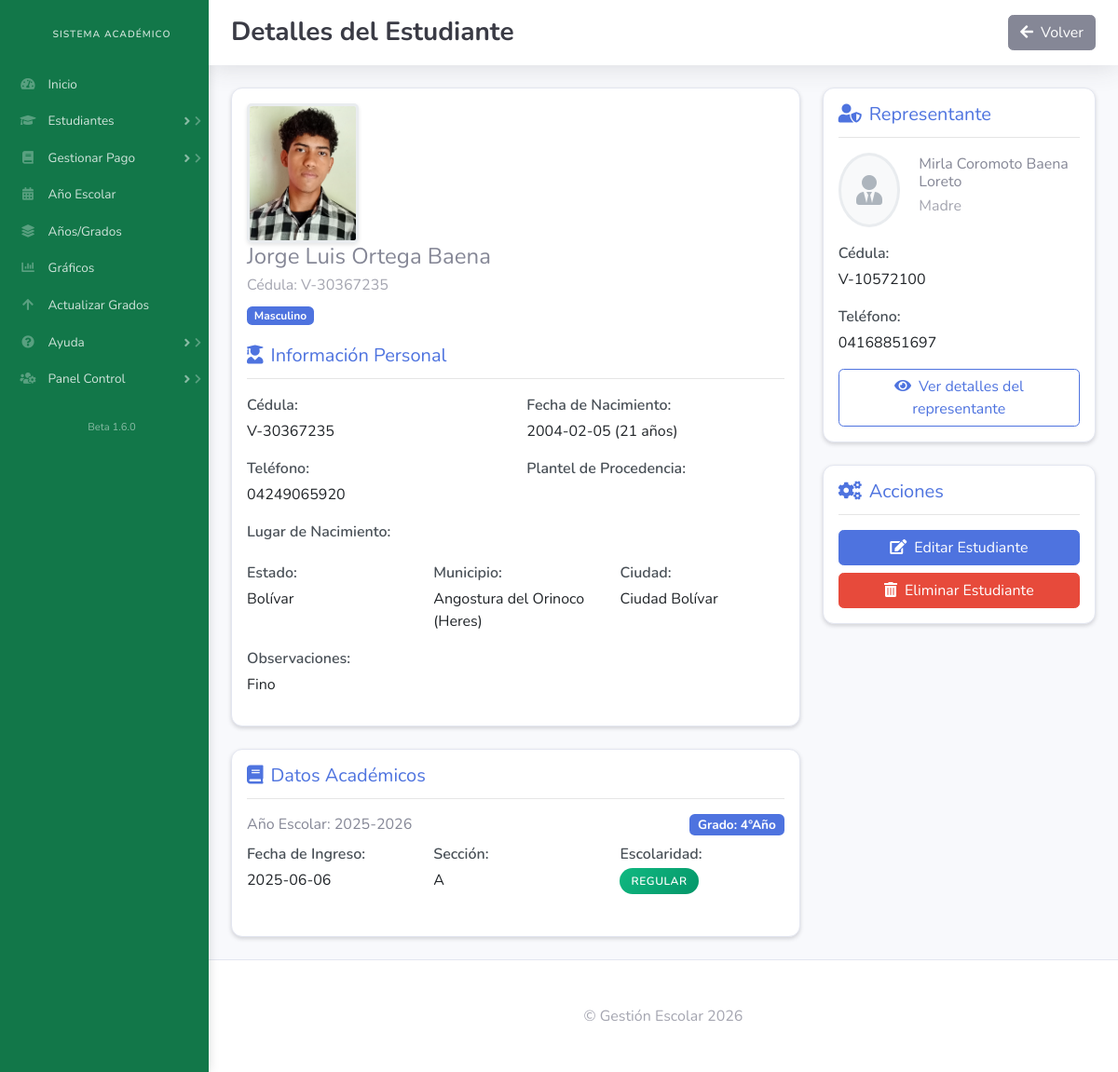
Screenshot of /ver_estudiante.php?id=69 (signed in) with the database file from the repository.
### tables this page shows
CREATE TABLE `estudiantes` (
  `id` int(11) NOT NULL AUTO_INCREMENT,
  `representante_id` int(11) DEFAULT NULL,
  `cedula` varchar(20) NOT NULL,
  `nombres` varchar(100) NOT NULL,
  `apellidos` varchar(100) NOT NULL,
  `sexo` enum('masculino','femenino') NOT NULL,
  `fecha_nacimiento` date NOT NULL,
  `edad` int(11) NOT NULL,
  `telefono` varchar(20) DEFAULT NULL,
  `observaciones` text DEFAULT NULL,
  `estado` varchar(100) NOT NULL,
  `municipio` varchar(100) NOT NULL,
  `localidad` varchar(100) NOT NULL,
  `plantel_procedencia` varchar(100) DEFAULT NULL,
  `foto` varchar(255) DEFAULT NULL,
  PRIMARY KEY (`id`)
);

CREATE TABLE `datos_academicos` (
  `id` int(11) NOT NULL AUTO_INCREMENT,
  `estudiante_id` int(11) NOT NULL,
  `fecha_ingreso` date NOT NULL,
  `escolaridad` enum('regular','pendiente','repitiente','doble_inscripcion','repite_pendiente','equivalencia') NOT NULL,
  `anio_grado_id` int(11) NOT NULL,
  `seccion` varchar(50) NOT NULL,
  `anio_escolar_id` int(11) NOT NULL,
  `promedio` decimal(5,2) DEFAULT NULL,
  PRIMARY KEY (`id`),
  KEY `estudiante_id` (`estudiante_id`),
  KEY `datos_academicos_ibfk_2` (`anio_grado_id`),
  CONSTRAINT `datos_academicos_ibfk_1` FOREIGN KEY (`estudiante_id`) REFERENCES `estudiantes` (`id`),
  CONSTRAINT `datos_academicos_ibfk_2` FOREIGN KEY (`anio_grado_id`) REFERENCES `anios_grados` (`id`)
);

CREATE TABLE `anios_escolares` (
  `id` int(11) NOT NULL AUTO_INCREMENT,
  `nombre` varchar(255) NOT NULL,
  `fecha_inicio` date NOT NULL,
  `fecha_fin` date NOT NULL,
  `activo` tinyint(1) DEFAULT 1,
  PRIMARY KEY (`id`)
);

CREATE TABLE `grados` (
  `id` int(11) NOT NULL AUTO_INCREMENT,
  `nombre` varchar(255) NOT NULL,
  PRIMARY KEY (`id`)
);

CREATE TABLE `representantes` (
  `id` int(11) NOT NULL AUTO_INCREMENT,
  `cedula` varchar(20) NOT NULL,
  `nombres` varchar(100) NOT NULL,
  `apellidos` varchar(100) NOT NULL,
  `fecha_nacimiento` date NOT NULL,
  `edad` int(11) NOT NULL,
  `nacionalidad` varchar(50) NOT NULL,
  `profesion_oficio` varchar(255) DEFAULT NULL,
  `telefono` varchar(20) NOT NULL,
  `parentesco` varchar(50) NOT NULL,
  `parroquia` varchar(100) NOT NULL,
  `sector` varchar(100) NOT NULL,
  `direccion` text NOT NULL,
  `correo_electronico` varchar(100) DEFAULT NULL,
  `foto` varchar(255) DEFAULT NULL,
  PRIMARY KEY (`id`)
);

### ver_estudiante.php (the view, shortened to what the rows shown need)
<?php
include 'db.php';
$estudiante_id = $_GET['id'] ?? null;
$sql_estudiante = "SELECT e.*, r.nombres as rep_nombres, r.apellidos as rep_apellidos,
                  r.cedula as rep_cedula, r.telefono as rep_telefono, r.parentesco, r.foto as rep_foto
                  FROM estudiantes e
                  LEFT JOIN representantes r ON e.representante_id = r.id
                  WHERE e.id = ?";
$stmt = $conn->prepare($sql_estudiante);
$stmt->bind_param("i", $estudiante_id);
$stmt->execute();
$result_estudiante = $stmt->get_result();
$estudiante = $result_estudiante->fetch_assoc();
$sql_academico = "SELECT da.*, ag.grado_id, g.nombre as grado_nombre, ae.nombre as anio_escolar
                 FROM datos_academicos da
                 JOIN anios_grados ag ON da.anio_grado_id = ag.id
                 JOIN grados g ON ag.grado_id = g.id
                 JOIN anios_escolares ae ON da.anio_escolar_id = ae.id
                 WHERE da.estudiante_id = ?";
$stmt = $conn->prepare($sql_academico);
$stmt->bind_param("i", $estudiante_id);
$stmt->execute();
$result_academico = $stmt->get_result();
?>
<!DOCTYPE html>
<html data-bs-theme="light" lang="es">
<head>
    <link rel="stylesheet" href="assets/bootstrap/css/bootstrap.min.css">
    <link rel="stylesheet" href="assets/fonts/fontawesome-all.min.css">
</head>
<body id="page-top">
    <div id="wrapper">
        <div class="d-flex flex-column" id="content-wrapper">
            <div id="content">
                <div class="container-fluid">
                    <div class="row">
                        <div class="col-lg-8">
                            <div class="card info-card shadow-sm mb-4">
                                <div class="card-body">
                                    <div class="photo-container">
    <div class="avatar-container" style="cursor: pointer;" onclick="ampliarFoto('<?= htmlspecialchars($estudiante['foto']) ?>')">
        <?php if ($estudiante['foto']): ?>
            <img src="assets/img/uploads/<?= htmlspecialchars($estudiante['foto']) ?>"
                 class="avatar-carnet"
                 alt="Foto del estudiante">
        <?php else: ?>
            <div class="avatar-carnet avatar-placeholder">
                <i class="fas fa-user-graduate fa-2x"></i>
            </div>
        <?php endif; ?>
                                            <h4 class="mb-1"><?= htmlspecialchars($estudiante['nombres'] . ' ' . $estudiante['apellidos']) ?></h4>
                                            <p class="text-muted mb-2">Cédula: <?= htmlspecialchars($estudiante['cedula']) ?></p>
                                            <span class="badge bg-primary">
                                                <?= $estudiante['sexo'] === 'masculino' ? 'Masculino' : 'Femenino' ?>
                                            </span>
                                        </div>
                                    </div>
                                    <div class="row">
                                        <div class="col-md-6 mb-3">
                                            <p class="mb-1 info-label">Cédula:</p>
                                            <p class="mb-0 info-value"><?= htmlspecialchars($estudiante['cedula']) ?></p>
                                        </div>
                                        <div class="col-md-6 mb-3">
                                            <p class="mb-1 info-label">Fecha de Nacimiento:</p>
                                            <p class="mb-0 info-value"><?= htmlspecialchars($estudiante['fecha_nacimiento']) ?> (<?= $estudiante['edad'] ?> años)</p>
                                        </div>
                                        <div class="col-md-6 mb-3">
                                            <p class="mb-1 info-label">Teléfono:</p>
                                            <p class="mb-0 info-value"><?= htmlspecialchars($estudiante['telefono'] ?? 'No especificado') ?></p>
                                        </div>
                                        <div class="col-md-4 mb-3">
                                            <p class="mb-1 info-label">Estado:</p>
                                            <p class="mb-0 info-value"><?= htmlspecialchars($estudiante['estado']) ?></p>
                                        </div>
                                        <div class="col-md-4 mb-3">
                                            <p class="mb-1 info-label">Municipio:</p>
                                            <p class="mb-0 info-value"><?= htmlspecialchars($estudiante['municipio']) ?></p>
                                        </div>
                                        <div class="col-md-4 mb-3">
                                            <p class="mb-1 info-label">Ciudad:</p>
                                            <p class="mb-0 info-value"><?= htmlspecialchars($estudiante['localidad']) ?></p>
                                        </div>
                                        <div class="col-12 mb-3">
                                            <p class="mb-1 info-label">Observaciones:</p>
                                            <p class="mb-0 info-value"><?= htmlspecialchars($estudiante['observaciones'] ?? 'Ninguna') ?></p>
                                        </div>
                                    </div>
                                </div>
                            </div>
                            <div class="card info-card shadow-sm mb-4">
                                <div class="card-body">
                                    <?php if ($result_academico->num_rows > 0): ?>
                                        <?php while ($academico = $result_academico->fetch_assoc()): ?>
                                            <div class="mb-4">
                                                <div class="d-flex justify-content-between align-items-center mb-2">
                                                    <h6 class="mb-0">Año Escolar: <?= htmlspecialchars($academico['anio_escolar']) ?></h6>
                                                    <span class="badge bg-primary badge-custom">Grado: <?= htmlspecialchars($academico['grado_nombre']) ?></span>
                                                </div>
                                                <div class="row">
                                                    <div class="col-md-4 mb-2">
                                                        <p class="mb-1 info-label">Fecha de Ingreso:</p>
                                                        <p class="mb-0 info-value"><?= htmlspecialchars($academico['fecha_ingreso']) ?></p>
                                                    </div>
                                                    <div class="col-md-4 mb-2">
                                                        <p class="mb-1 info-label">Sección:</p>
                                                        <p class="mb-0 info-value"><?= htmlspecialchars($academico['seccion']) ?></p>
                                                    </div>
                                                    <div class="col-md-4 mb-2">
                                                        <p class="mb-1 info-label">Escolaridad:</p>
                                                        <p class="mb-0 info-value">
                                                            <span class="badge-estado <?= $academico['escolaridad'] ?>">
                                                                <?php
                                                                $escolaridad = [
                                                                    'regular' => 'Regular',
                                                                    'pendiente' => 'Pendiente',
                                                                    'repitiente' => 'Repitiente',
                                                                    'doble_inscripcion' => 'Doble Inscripción',
                                                                    'repite_pendiente' => 'Repite Pendiente',
                                                                    'equivalencia' => 'Equivalencia'
                                                                ];
                                                                echo $escolaridad[$academico['escolaridad']] ?? $academico['escolaridad'];
                                                                ?>
                                                            </span>
                                                        </p>
                                                    </div>
                                                </div>
                                            </div>
                                        <?php endwhile; ?>
                                    <?php else: ?>
                                        <div class="alert alert-info mb-0">
                                            <i class="fas fa-info-circle me-2"></i>No se encontraron datos académicos para este estudiante.
                                        </div>
                                    <?php endif; ?>
                                </div>
                            </div>
                        </div>
                        <div class="col-lg-4">
                            <div class="card info-card shadow-sm mb-4">
                                <div class="card-body">
                                    <?php if ($estudiante['representante_id']): ?>
                                        <div class="photo-container mb-3">
                                            <?php if ($estudiante['rep_foto']): ?>
                                                <img src="assets/img/uploads/<?= htmlspecialchars($estudiante['rep_foto']) ?>"
                                                     class="avatar-lg"
                                                     alt="Foto del representante">
                                            <?php else: ?>
                                                <div class="avatar-lg avatar-placeholder">
                                                    <i class="fas fa-user-tie fa-2x"></i>
                                                </div>
                                            <?php endif; ?>
                                            <div>
                                                <h6 class="mb-1"><?= htmlspecialchars($estudiante['rep_nombres'] . ' ' . $estudiante['rep_apellidos']) ?></h6>
                                                <p class="text-muted mb-2"><?= htmlspecialchars($estudiante['parentesco']) ?></p>
                                            </div>
                                        </div>
                                        <div class="mb-3">
                                            <p class="mb-1 info-label">Cédula:</p>
                                            <p class="mb-0 info-value"><?= htmlspecialchars($estudiante['rep_cedula']) ?></p>
                                        </div>
                                        <div class="mb-3">
                                            <p class="mb-1 info-label">Teléfono:</p>
                                            <p class="mb-0 info-value"><?= htmlspecialchars($estudiante['rep_telefono']) ?></p>
                                        </div>
                                        <div class="d-grid">
                                            <a href="ver_representante.php?id=<?= $estudiante['representante_id'] ?>" class="btn btn-outline-primary">
                                                <i class="fas fa-eye me-2"></i>Ver detalles del representante
                                            </a>
                                        </div>
                                    <?php else: ?>
                                        <div class="alert alert-warning mb-0">
                                            <i class="fas fa-exclamation-triangle me-2"></i>Este estudiante no tiene representante asignado.
                                        </div>
                                    <?php endif; ?>
                                </div>
                            </div>
                        </div>
                    </div>
                </div>
            </div>
        </div>
    </div>
</body>
</html>

### rows the page displays
estudiantes: foto (picture), nombres+apellidos "Jorge Luis Ortega Baena", cedula "V-30367235", fecha_nacimiento "2004-02-05", edad "21", telefono "04249065920", estado "Bolívar", municipio "Angostura del Orinoco (Heres)", localidad "Ciudad Bolívar", observaciones "Fino", representante.apellidos "Mirla Coromoto Baena Loreto", representante.parentesco "Madre", representante.cedula "V-10572100", representante.telefono "04168851697"
datos_academicos: anios_escolares.nombre "2025-2026", grados.nombre "4°Año", fecha_ingreso "2025-06-06", seccion "A", escolaridad "REGULAR"
